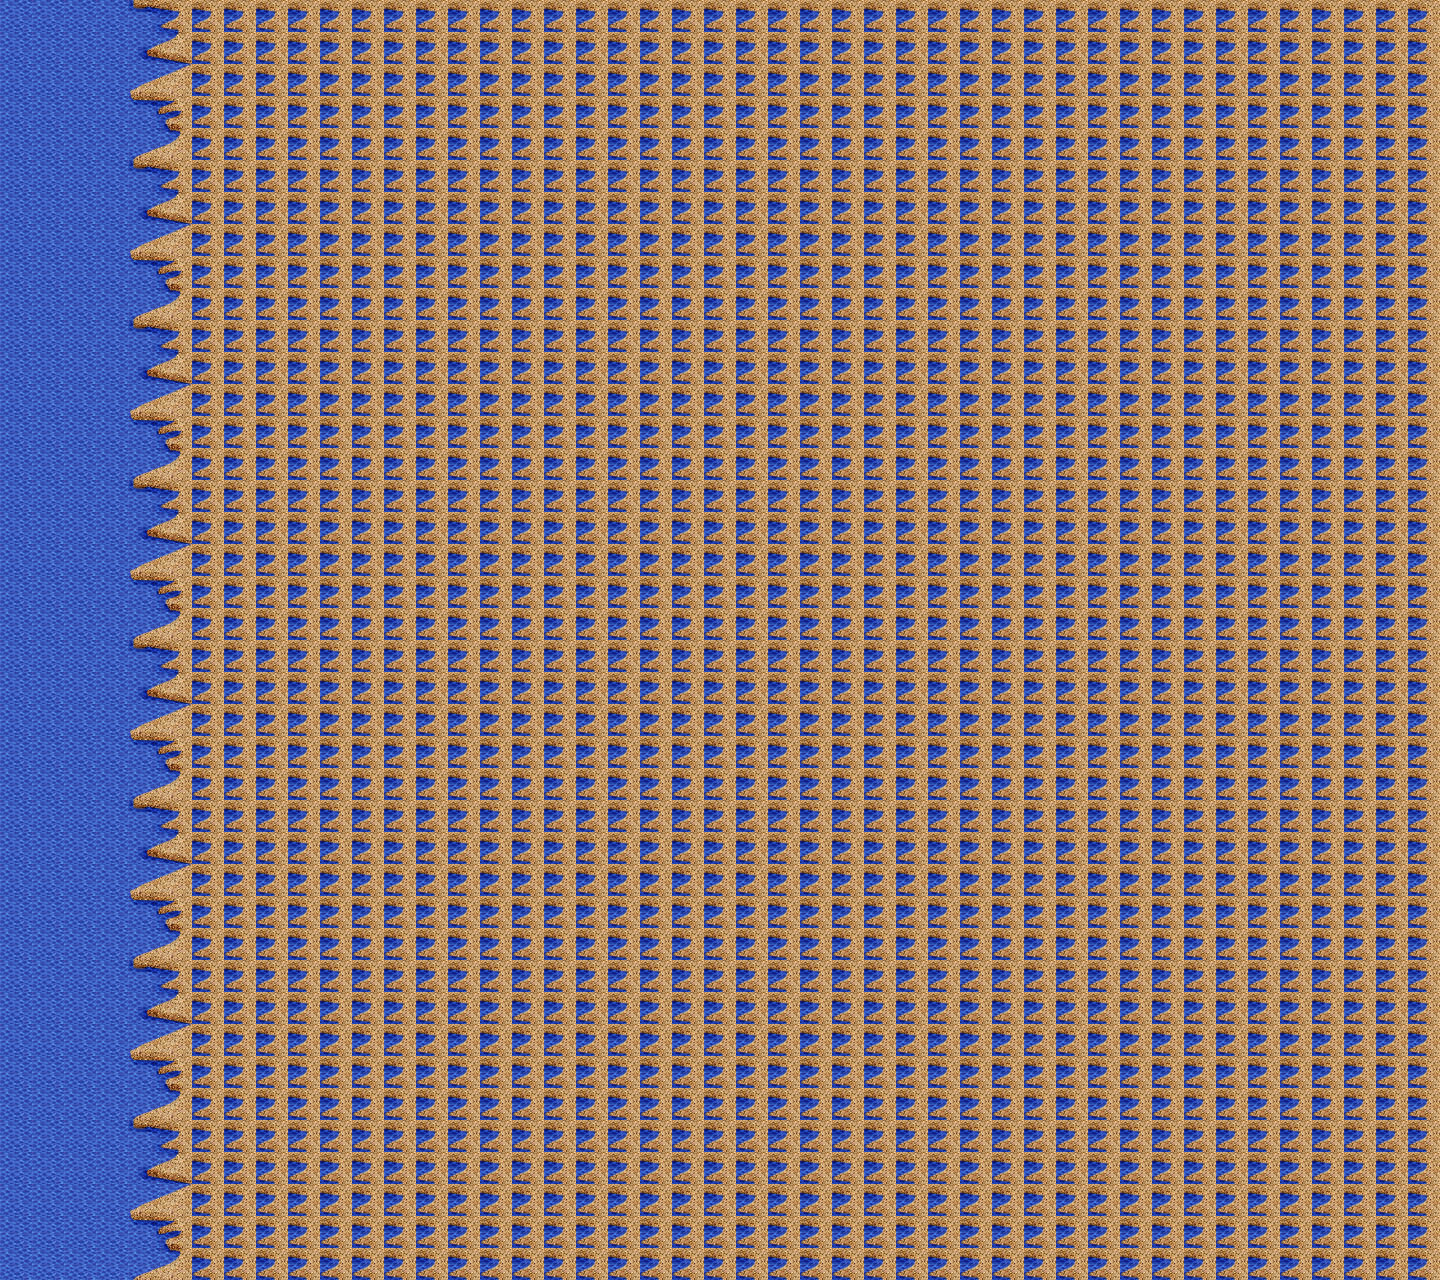

Rendered tile map (Tiled .tmx) drawn with the repository's tilesets; below, a short description and the map source with its tile grids summarised:
An orthogonal 45x40 tile map with 32x32 px tiles, 2 tile layers (background, collision), 5 tilesets.

<map version="1.0" orientation="orthogonal" width="45" height="40" tilewidth="32" tileheight="32">
 <properties>
  <property name="name" value="Forest 2" />
 </properties>
 <tileset firstgid="1" name="grave" tilewidth="32" tileheight="32">
  <image source="grave.png" width="32" height="32" />
 </tileset>
 <tileset firstgid="2" name="tiles_sheet" tilewidth="32" tileheight="32">
  <image source="tiles_sheet.png" width="960" height="960" />
 </tileset>
 <tileset firstgid="902" name="elise_sprites" tilewidth="32" tileheight="32">
  <image source="elise_sprites.png" width="96" height="128" />
 </tileset>
 <tileset firstgid="914" name="Jackie_sprites" tilewidth="32" tileheight="32">
  <image source="Jackie_sprites.png" width="96" height="128" />
 </tileset>
 <tileset firstgid="926" name="child_sprites" tilewidth="32" tileheight="32">
  <image source="child_sprites.png" width="96" height="128" />
 </tileset>
 <layer name="background" width="45" height="40">
  <data>[1800 cells, 1800 non-empty, 11 distinct tile ids]</data>
 </layer>
 <layer name="collision" width="45" height="40">
  <data>[1800 cells, 0 non-empty, 0 distinct tile ids]</data>
 </layer>
 <objectgroup name="portal" width="45" height="40" />
 <objectgroup name="npcs" width="45" height="40" />
 <objectgroup name="" width="45" height="40" />
</map>
